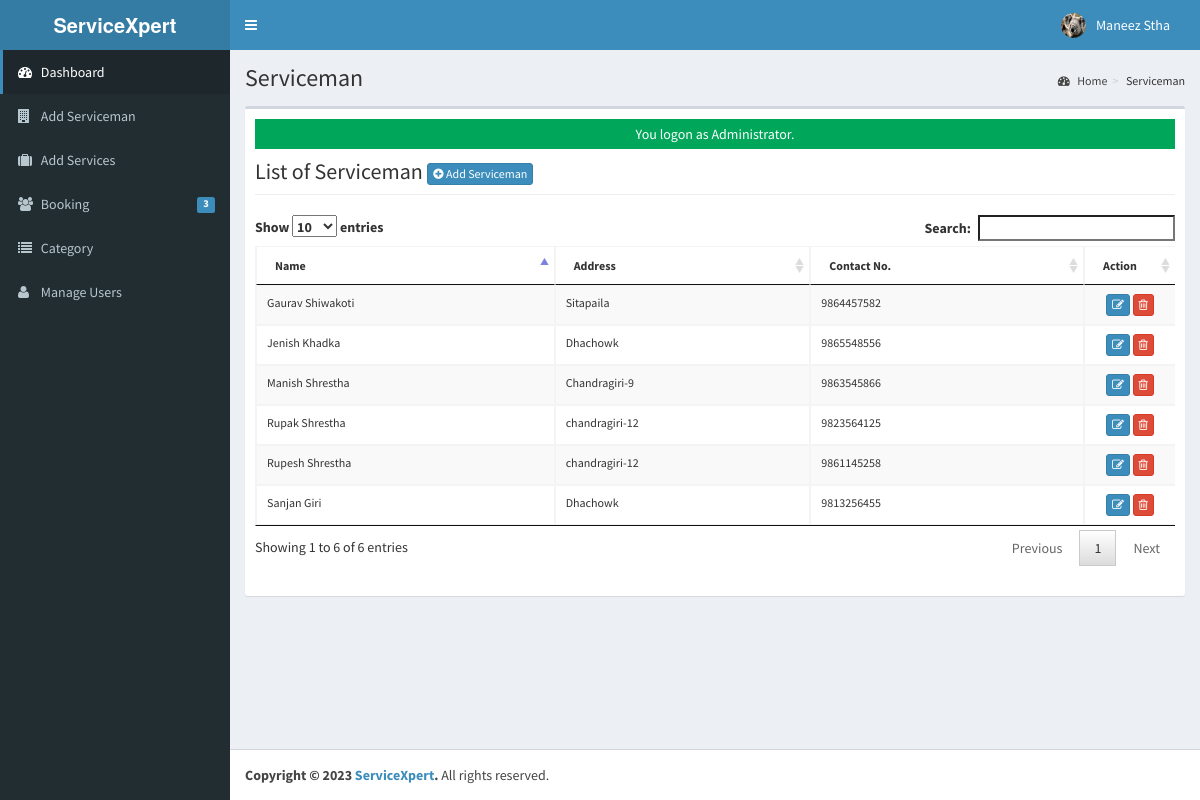
The page /admin/serviceman/index.php (signed in) on the database its author committed.
### tables this page shows
CREATE TABLE `tblusers` (
  `USERID` varchar(30) NOT NULL,
  `FULLNAME` varchar(40) NOT NULL,
  `USERNAME` varchar(90) NOT NULL,
  `PASS` varchar(90) NOT NULL,
  `ROLE` varchar(30) NOT NULL,
  `PICLOCATION` varchar(255) NOT NULL
);

CREATE TABLE `tblcompany` (
  `COMPANYID` int(11) NOT NULL,
  `COMPANYNAME` varchar(90) NOT NULL,
  `COMPANYADDRESS` varchar(90) NOT NULL,
  `COMPANYCONTACTNO` varchar(30) NOT NULL,
  `COMPANYSTATUS` varchar(90) NOT NULL,
  `COMPANYMISSION` text NOT NULL
);

### admin/serviceman/index.php (called while the page is built, shortened)
<?php
require_once("../../include/initialize.php");
$title="Serviceman";
require_once ("../theme/templates.php");
?>

### include/database.php (called while the page is built, shortened)
<?php
class Database {
	var $sql_string = '';
	private $conn;
	public function open_connection() {
		$this->conn = mysqli_connect(server,user,pass);
		if(!$this->conn){
			echo "Problem in database connection! Contact administrator!";
			exit();
		}else{
			$db_select = mysqli_select_db($this->conn,database_name);
		}
	}
	function setQuery($sql='') {
		$this->sql_string=$sql;
	}
	function executeQuery() {
		$result = mysqli_query($this->conn,$this->sql_string);
		return $result;
	}
	private function confirm_query($result) {
		return $result;
	}
	function loadResultList( $key='' ) {
		$cur = $this->executeQuery();
		$array = array();
		while ($row = mysqli_fetch_object($cur)) {
			if ($key) {
				$array[$row->$key] = $row;
			} else {
				$array[] = $row;
			}
		}
		return $array;
	}
	function loadSingleResult() {
		$cur = $this->executeQuery();
		while ($row = mysqli_fetch_object($cur)) {
		return $data = $row;
		}
	}
}
$mydb = new Database();
?>

### include/accounts.php (called while the page is built, shortened)
<?php
require_once(LIB_PATH.DS.'database.php');
class User {
	protected static  $tblname = "tblusers";
	function single_user($id=""){
			global $mydb;
			$mydb->setQuery("SELECT * FROM ".self::$tblname."
				Where USERID= '{$id}' LIMIT 1");
			$cur = $mydb->loadSingleResult();
			return $cur;
	}
}
?>

### include/function.php (called while the page is built, shortened)
<?php
function currentpage(){
		$this_page = $_SERVER['SCRIPT_NAME'];
	    $bits = explode('/',$this_page);
		 return $bits[3];
	}
		?>

### admin/serviceman/list.php (the view, shortened to what this page needs)
<div class="row">
      	 <div class="col-lg-12">
           <h1 class="page-header">List of Serviceman <a href="index.php?view=add" class="btn btn-primary btn-xs  ">  <i class="fa fa-plus-circle fw-fa"></i> Add Serviceman</a>  </h1>
      		</div>
  		 </div>
 		    <form action="controller.php?action=delete" Method="POST">
		     <div class="table-responsive">
			<table id="dash-table" class="table table-striped table-bordered table-hover"  style="font-size:12px" cellspacing="0">
			  <thead>
			  	<tr>
			  		<th>Name</th>
			  		<th>Address</th>
			  		<th>Contact No.</th>
			  		 <th width="10%" align="center">Action</th>
			  	</tr>
			  </thead>
			  <tbody>
			  	<?php
			  		$mydb->setQuery("SELECT * FROM `tblcompany`");
			  		$cur = $mydb->loadResultList();
					foreach ($cur as $result) {
			  		echo '<tr>';
			  			echo '<td>' . $result->COMPANYNAME.'</td>';
			  			echo '<td>' . $result->COMPANYADDRESS.'</td>';
			  			echo '<td>' . $result->COMPANYCONTACTNO.'</td>';
			  		echo '<td align="center"><a title="Edit" href="index.php?view=edit&id='.$result->COMPANYID.'" class="btn btn-primary btn-xs  ">  <span class="fa fa-edit fw-fa"></a>
			  		     <a title="Delete" href="controller.php?action=delete&id='.$result->COMPANYID.'" class="btn btn-danger btn-xs  ">  <span class="fa  fa-trash-o fw-fa "></a></td>';
			  		echo '</tr>';
			  	}
			  	?>
			  </tbody>
			</table>
			</form>

### admin/theme/templates.php (shortened to what this page needs)
<!DOCTYPE html>
<html>
    <head>
        <link rel="stylesheet" href="<?php echo web_root;?>bootstrap/css/bootstrap.min.css">
        <link rel="stylesheet" href="<?php echo web_root;?>plugins/font-awesome/css/font-awesome.min.css">
        <link rel="stylesheet" href="<?php echo web_root;?>dist/css/AdminLTE.min.css">
        <link rel="stylesheet" href="<?php echo web_root;?>dist/css/skins/_all-skins.min.css">
        <link rel="stylesheet" href="<?php echo web_root;?>plugins/iCheck/flat/blue.css">
        <link rel="stylesheet" href="<?php echo web_root;?>plugins/morris/morris.css">
        <link rel="stylesheet" href="<?php echo web_root;?>plugins/jvectormap/jquery-jvectormap-1.2.2.css">
        <link href="<?php echo web_root; ?>plugins/datepicker/bootstrap-datetimepicker.min.css" rel="stylesheet" media="screen">
        <link rel="stylesheet" href="<?php echo web_root;?>plugins/dataTables/jquery.dataTables.min.css">
        <link rel="stylesheet" href="<?php echo web_root;?>plugins/bootstrap-wysihtml5/bootstrap3-wysihtml5.min.css">
    </head>
 <body class="hold-transition skin-blue fixed sidebar-mini">
<div class="wrapper">
  <header class="main-header">
    <a href="<?php echo web_root;?>/admin/" class="logo">
      <span class="logo-lg"><b>ServiceXpert</b></span>
    </a>
    <nav class="navbar navbar-static-top" role="navigation">
      <a href="#" class="sidebar-toggle" data-toggle="offcanvas" role="button">
      </a>
      <div class="navbar-custom-menu">
        <ul class="nav navbar-nav">
          <?php
              $user = New User();
              $singleuser = $user->single_user($_SESSION['ADMIN_USERID']);
          ?>
          <li class="dropdown user user-menu" style="padding-right: 15px;"  >
            <a href="#" class="dropdown-toggle" data-toggle="dropdown">
              <img src="<?php echo web_root.'admin/user/'. $singleuser->PICLOCATION;?>" class="user-image" alt="User Image">
              <span class="hidden-xs"><?php echo $singleuser->FULLNAME; ?></span>
            </a>
          </li>
        </ul>
      </div>
    </nav>
  </header>
  <aside class="main-sidebar">
    <section class="sidebar">
      <ul class="sidebar-menu">
        <li  class="<?php echo (currentpage() == 'index.php') ? "active" : false;?>" >
          <a href="<?php echo web_root ;?>admin/">
            <i class="fa fa-dashboard"></i> <span>Dashboard</span>
          </a>
        </li>
        <li class="<?php echo (currentpage() == 'serviceman') ? "active" : false;?>" >
          <a href="<?php echo web_root ;?>admin/serviceman/">
            <i class="fa fa-building"></i> <span>Add Serviceman</span>
          </a>
        </li>
        <li class="<?php echo (currentpage() == 'services') ? "active" : false;?>" >
          <a href="<?php echo web_root ;?>admin/services/">
            <i class="fa fa-suitcase"></i> <span>  Add Services</span>
          </a>
        </li>
        <li class="<?php echo (currentpage() == 'applicants') ? "active" : false;?>" >
          <a href="<?php echo web_root ;?>admin/applicants/">
            <i class="fa fa-users"></i> <span>Booking</span>
            <span class="label label-primary pull-right">
              <?php
                $sql = "SELECT count(*) as 'APPL' FROM `tbljobregistration` WHERE `PENDINGAPPLICATION`=1";
                $mydb->setQuery($sql);
                $pending = $mydb->loadSingleResult();
                echo $pending->APPL;
              ?>
            </span>
          </a>
        </li>
        <li class="<?php echo (currentpage() == 'category') ? "active" : false;?>" >
          <a href="<?php echo web_root ;?>admin/category/">
            <i class="fa fa-list"></i> <span>Category</span>
          </a>
        </li>
         <li class="<?php echo (currentpage() == 'user') ? "active" : false;?>">
          <a href="<?php echo web_root; ?>admin/user/">
            <i class="fa fa-user"></i> <span>Manage Users</span> </a>
        </li>
      </ul>
    </section>
  </aside>
  <div class="content-wrapper">
  <section class="content-header">
      <h1>
        <?php echo isset($title) ? $title : ''; ?>
      </h1>
      <ol class="breadcrumb">
        <?php
          if ($title!='Home') {
            $active_title = '';
            if (isset($_GET['view'])) {
              $active_title = '<li class='.$active_title.'><a href="index.php">'.$title.'</a></li>';
            }else{
              $active_title = '<li class='.$active_title.'>'.$title.'</li>';
            }
            echo '<li><a href='.web_root.'admin/><i class="fa fa-dashboard"></i> Home</a></li>';
            echo  $active_title;
          }
        ?>
      </ol>
    </section>
         <section class="content">
          <div class="row">
            <div class="col-xs-12">
              <div class="box">
                <div class="box-body">
              <?php
               check_message();
               require_once $content;
               ?>
             </div>
           </div>
         </div>
         </section>
 </div>
  <footer class="main-footer">
    <strong>Copyright &copy; 2023 <a href="#">ServiceXpert</a>.</strong> All rights
    reserved.
  </footer>
    </body>
</html>

### include/session.php (shortened to what this page needs)
		<?php
	function check_message(){
		if(isset($_SESSION['message'])){
			if(isset($_SESSION['msgtype'])){
				if ($_SESSION['msgtype']=="info"){
	 				echo  '<div class="alert-info" style="height:30px;text-align:center;padding:5px">'. $_SESSION['message'] . '</div>';
				}elseif($_SESSION['msgtype']=="error"){
					echo  '<div class="alert alert-danger" style="height:30px;text-align:center;padding:5px">' . $_SESSION['message'] . '</div>';
				}elseif($_SESSION['msgtype']=="success"){
					echo  '<div class="alert-success" style="height:30px;text-align:center;padding:5px">' . $_SESSION['message'] . '</div>';
				}
	   		}
		}
	}
?>

### rows shown on the page
tblusers: PICLOCATION (picture), FULLNAME "Maneez Stha"
tblcompany: COMPANYNAME "Manish Shrestha", COMPANYADDRESS "Chandragiri-9", COMPANYCONTACTNO "9863545866"
tblcompany: COMPANYNAME "Gaurav Shiwakoti", COMPANYADDRESS "Sitapaila", COMPANYCONTACTNO "9864457582"
tblcompany: COMPANYNAME "Rupesh Shrestha", COMPANYADDRESS "chandragiri-12", COMPANYCONTACTNO "9861145258"
tblcompany: COMPANYNAME "Jenish Khadka", COMPANYADDRESS "Dhachowk", COMPANYCONTACTNO "9865548556"
tblcompany: COMPANYNAME "Sanjan Giri", COMPANYADDRESS "Dhachowk", COMPANYCONTACTNO "9813256455"
tblcompany: COMPANYNAME "Rupak Shrestha", COMPANYADDRESS "chandragiri-12", COMPANYCONTACTNO "9823564125"

### other values the page prints
$pending->APPL "3"
$title "Serviceman"
$_SESSION['message'] "You logon as Administrator."
